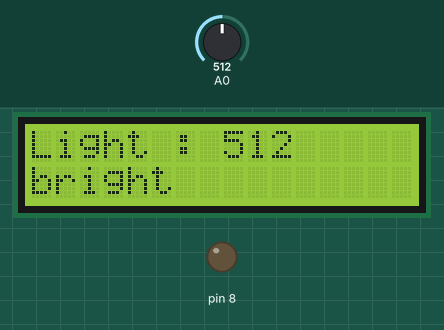
This sketch was run on a simulated Arduino Uno, built with avr-gcc and run on an emulated ATmega328P. On the bench: 16×2 character LCD, output pins drawn as LEDs (lit = HIGH). The inputs (shaded band) are chosen by the test bench; at power-on: A0 = 512. What the sketch prints to the serial monitor is not drawn.

Above: at 1.2 s.
1.3 s: A0 set to 111
At 2.7 s:
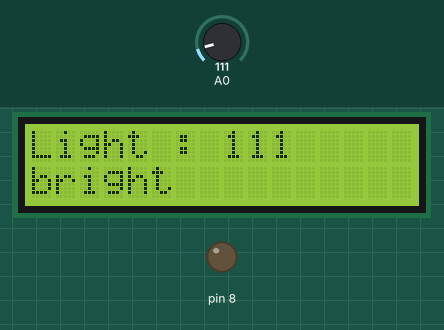
3.0 s: A0 set to 96
At 4.2 s:
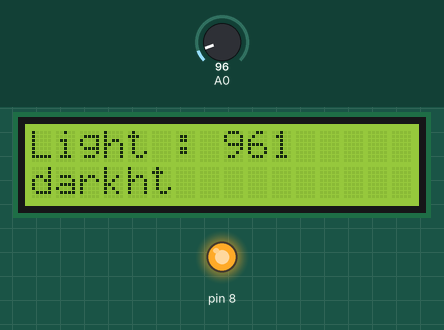
4.5 s: A0 set to 122
At 5.9 s:
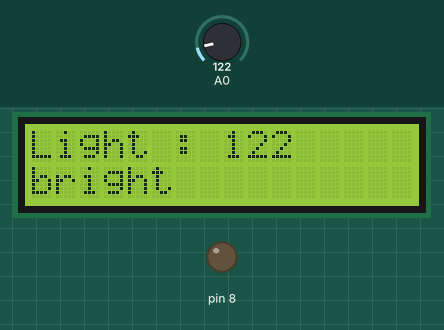
Timing chart, 0 to 7.5 s (numbered marks = the images above; inputs shaded):
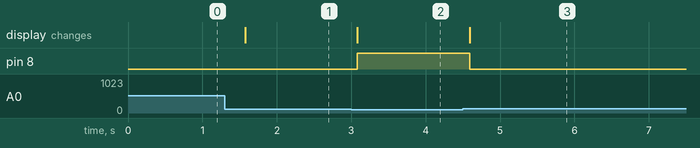

Measured:
- the behaviour switches between 101 and 100 on A0 (found by bisection; images 1 and 2)
- after the input at 1.3 s, the display: changes after 0.27 s (image 1)
- after the input at 3.0 s, pin 8: LOW → HIGH after 0.08 s; the display: changes after 0.08 s (image 2)
- after the input at 4.5 s, pin 8: HIGH → LOW after 0.09 s; the display: changes after 0.09 s (image 3)

The sketch:

sketch_10_2_LED.ino
```cpp
//#include <Adafruit_NeoPixel.h>
#include <LiquidCrystal.h>
//#define NEO_PIN 8
//#define NUM_LEDS 12

LiquidCrystal lcd(7,6,5,4,3,2);
//Adafruit_NeoPixel funnyNeo = Adafruit_NeoPixel(NUM_LEDS, NEO_PIN, NEO_RGBW+ NEO_KHZ800);
//int ledBright = 50; //초기 밝기 값

void setup() {
  // put your setup code here, to run once:
  pinMode(8,OUTPUT);
  Serial.begin(9600);
  lcd.begin(16,2);
  //funnyNeo.setBrightness(ledBright);
  //funnyNeo.begin();
  //funnyNeo.show();
}

void loop() {
  // put your main code here, to run repeatedly:
  int light = analogRead(A0);
  lcd.setCursor(0,0);
  lcd.print("Light : ");
  lcd.print(light);

if(light>100){
  lcd.setCursor(0,1);
  lcd.print("bright");
  digitalWrite(8,LOW);
}
if(light<=100){
  lcd.setCursor(0,1);
  lcd.print("dark");
  digitalWrite(8,HIGH);
}


delay(500);

Serial.println(light);
}
```
